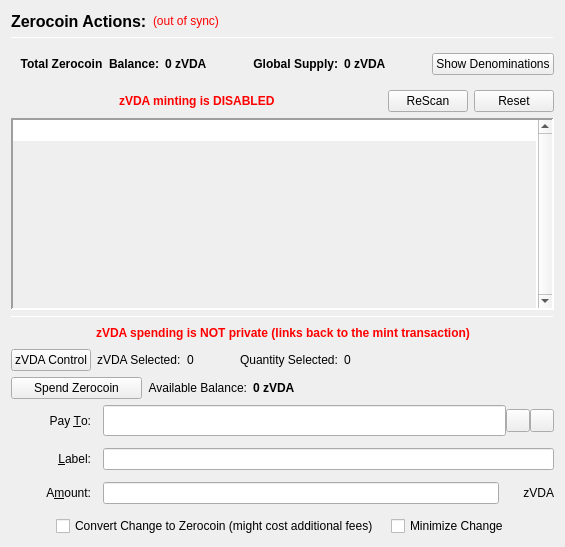
                  <widget class="QFrame" name="verticalFrameLeft">
                   <layout class="QVBoxLayout" name="verticalLayout_2">
                    <item>
                     <layout class="QVBoxLayout" name="verticalLayout_3">
                      <item>
                       <layout class="QHBoxLayout" name="horizontalLayout_3">
                        <item>
                         <widget class="QLabel" name="labelzVDAActions">
                          <property name="font">
                           <font>
                            <pointsize>12</pointsize>
                            <weight>75</weight>
                            <bold>true</bold>
                           </font>
                          </property>
                          <property name="text">
                           <string>Zerocoin Actions:</string>
                          </property>
                          <property name="alignment">
                           <set>Qt::AlignLeading|Qt::AlignLeft|Qt::AlignVCenter</set>
                          </property>
                         </widget>
                        </item>
                        <item>
                         <widget class="QLabel" name="labelzVDASyncStatus">
                          <property name="toolTip">
                           <string>The displayed information may be out of date. Your wallet automatically synchronizes with the VIDA network after a connection is established, but this process has not completed yet.</string>
                          </property>
                          <property name="styleSheet">
                           <string notr="true">QLabel { color: red; }</string>
                          </property>
                          <property name="text">
                           <string notr="true">(out of sync)</string>
                          </property>
                          <property name="alignment">
                           <set>Qt::AlignLeading|Qt::AlignLeft|Qt::AlignVCenter</set>
                          </property>
                         </widget>
                        </item>
                        <item>
                         <spacer name="horizontalSpacer">
                          <property name="orientation">
                           <enum>Qt::Horizontal</enum>
                          </property>
                          <property name="sizeHint" stdset="0">
                           <size>
                            <width>40</width>
                            <height>20</height>
                           </size>
                          </property>
                         </spacer>
                        </item>
                       </layout>
                      </item>
                      <item>
                       <widget class="Line" name="lineUpperLeft">
                        <property name="minimumSize">
                         <size>
                          <width>0</width>
                          <height>1</height>
                         </size>
                        </property>
                        <property name="maximumSize">
                         <size>
                          <width>16777215</width>
                          <height>1</height>
                         </size>
                        </property>
                        <property name="frameShadow">
                         <enum>QFrame::Sunken</enum>
                        </property>
                        <property name="orientation">
                         <enum>Qt::Horizontal</enum>
                        </property>
                       </widget>
                      </item>
                      <item>
                       <widget class="QFrame" name="balanceSupplyFrame">
                        <layout class="QHBoxLayout" name="horizontalLayout_2" stretch="0,0,0,1,0">
                         <property name="rightMargin">
                          <number>0</number>
                         </property>
                         <item>
                          <layout class="QHBoxLayout" name="horizontalLayout_34">
                           <item>
                            <widget class="QLabel" name="labelzAvailableText_3">
                             <property name="font">
                              <font>
                               <weight>75</weight>
                               <bold>true</bold>
                              </font>
                             </property>
                             <property name="toolTip">
                              <string>Total Balance including unconfirmed and immature zVDA</string>
                             </property>
                             <property name="text">
                              <string>Total Zerocoin  Balance:</string>
                             </property>
                             <property name="alignment">
                              <set>Qt::AlignRight|Qt::AlignTrailing|Qt::AlignVCenter</set>
                             </property>
                            </widget>
                           </item>
                           <item>
                            <widget class="QLabel" name="labelzAvailableAmount_4">
                             <property name="minimumSize">
                              <size>
                               <width>40</width>
                               <height>0</height>
                              </size>
                             </property>
                             <property name="font">
                              <font>
                               <weight>75</weight>
                               <bold>true</bold>
                              </font>
                             </property>
                             <property name="toolTip">
                              <string>Total Balance including unconfirmed and immature zVDA</string>
                             </property>
                             <property name="text">
                              <string>0 zVDA</string>
                             </property>
                             <property name="alignment">
                              <set>Qt::AlignLeading|Qt::AlignLeft|Qt::AlignVCenter</set>
                             </property>
                            </widget>
                           </item>
                          </layout>
                         </item>
                         <item>
                          <spacer name="horizontalSpacer_32">
                           <property name="orientation">
                            <enum>Qt::Horizontal</enum>
                           </property>
                           <property name="sizeHint" stdset="0">
                            <size>
                             <width>40</width>
                             <height>20</height>
                            </size>
                           </property>
                          </spacer>
                         </item>
                         <item>
                          <layout class="QHBoxLayout" name="horizontalLayout_35">
                           <item>
                            <widget class="QLabel" name="labelZsupplyText_2">
                             <property name="font">
                              <font>
                               <weight>75</weight>
                               <bold>true</bold>
                              </font>
                             </property>
                             <property name="text">
                              <string>Global Supply:</string>
                             </property>
                             <property name="alignment">
                              <set>Qt::AlignRight|Qt::AlignTrailing|Qt::AlignVCenter</set>
                             </property>
                            </widget>
                           </item>
                           <item>
                            <widget class="QLabel" name="labelZsupplyAmount_2">
                             <property name="font">
                              <font>
                               <weight>75</weight>
                               <bold>true</bold>
                              </font>
                             </property>
                             <property name="text">
                              <string>0 zVDA</string>
                             </property>
                            </widget>
                           </item>
                          </layout>
                         </item>
                         <item>
                          <spacer name="horizontalSpacer_31">
                           <property name="orientation">
                            <enum>Qt::Horizontal</enum>
                           </property>
                           <property name="sizeHint" stdset="0">
                            <size>
                             <width>40</width>
                             <height>20</height>
                            </size>
                           </property>
                          </spacer>
                         </item>
                         <item>
                          <widget class="QPushButton" name="pushButtonShowDenoms">
                           <property name="toolTip">
                            <string>Show zVDA denominations list</string>
                           </property>
                           <property name="text">
                            <string>Show Denominations</string>
                           </property>
                          </widget>
                         </item>
                        </layout>
                       </widget>
                      </item>
                      <item>
                       <layout class="QHBoxLayout" name="horizontalLayout_4">
                        <item>
                         <spacer name="horizontalSpacer_2">
                          <property name="orientation">
                           <enum>Qt::Horizontal</enum>
                          </property>
                          <property name="sizeHint" stdset="0">
                           <size>
                            <width>40</width>
                            <height>20</height>
                           </size>
                          </property>
                         </spacer>
                        </item>
                        <item>
                         <widget class="QLabel" name="label">
                          <property name="styleSheet">
                           <string notr="true">color: red;
font-weight: bold;</string>
                          </property>
                          <property name="text">
                           <string>zVDA minting is DISABLED</string>
                          </property>
                         </widget>
                        </item>
                        <item>
                         <spacer name="horizontalSpacer_3">
                          <property name="orientation">
                           <enum>Qt::Horizontal</enum>
                          </property>
                          <property name="sizeHint" stdset="0">
                           <size>
                            <width>40</width>
                            <height>20</height>
                           </size>
                          </property>
                         </spacer>
                        </item>
                        <item>
                         <widget class="QPushButton" name="pushButtonMintReset">
                          <property name="maximumSize">
                           <size>
                            <width>80</width>
                            <height>16777215</height>
                           </size>
                          </property>
                          <property name="toolTip">
                           <string>Rescan the complete blockchain for  Zerocoin mints and their meta-data.</string>
                          </property>
                          <property name="text">
                           <string>ReScan</string>
                          </property>
                         </widget>
                        </item>
                        <item>
                         <widget class="QPushButton" name="pushButtonSpentReset">
                          <property name="maximumSize">
                           <size>
                            <width>80</width>
                            <height>16777215</height>
                           </size>
                          </property>
                          <property name="toolTip">
                           <string>Reset Zerocoin Wallet DB. Deletes transactions that did not make it into the blockchain.</string>
                          </property>
                          <property name="text">
                           <string>Reset</string>
                          </property>
                         </widget>
                        </item>
                       </layout>
                      </item>
                      <item>
                       <widget class="QPlainTextEdit" name="TEMintStatus">
                        <property name="font">
                         <font>
                          <pointsize>8</pointsize>
                         </font>
                        </property>
                        <property name="toolTip">
                         <string>Status and/or Mesages from the last Mint Action.</string>
                        </property>
                        <property name="frameShape">
                         <enum>QFrame::Panel</enum>
                        </property>
                        <property name="frameShadow">
                         <enum>QFrame::Sunken</enum>
                        </property>
                        <property name="lineWidth">
                         <number>2</number>
                        </property>
                        <property name="midLineWidth">
                         <number>2</number>
                        </property>
                        <property name="verticalScrollBarPolicy">
                         <enum>Qt::ScrollBarAlwaysOn</enum>
                        </property>
                        <property name="horizontalScrollBarPolicy">
                         <enum>Qt::ScrollBarAlwaysOff</enum>
                        </property>
                        <property name="readOnly">
                         <bool>true</bool>
                        </property>
                        <property name="plainText">
                         <string notr="true"/>
                        </property>
                        <property name="backgroundVisible">
                         <bool>true</bool>
                        </property>
                       </widget>
                      </item>
                      <item>
                       <widget class="Line" name="line">
                        <property name="minimumSize">
                         <size>
                          <width>0</width>
                          <height>1</height>
                         </size>
                        </property>
                        <property name="maximumSize">
                         <size>
                          <width>16777215</width>
                          <height>1</height>
                         </size>
                        </property>
                        <property name="orientation">
                         <enum>Qt::Horizontal</enum>
                        </property>
                       </widget>
                      </item>
                      <item>
                       <layout class="QHBoxLayout" name="horizontalLayout_7">
                        <item>
                         <spacer name="horizontalSpacer_18">
                          <property name="orientation">
                           <enum>Qt::Horizontal</enum>
                          </property>
                          <property name="sizeHint" stdset="0">
                           <size>
                            <width>40</width>
                            <height>20</height>
                           </size>
                          </property>
                         </spacer>
                        </item>
                        <item>
                         <widget class="QLabel" name="label_2">
                          <property name="styleSheet">
                           <string notr="true">color: red;
font-weight: bold;</string>
                          </property>
                          <property name="text">
                           <string>zVDA spending is NOT private (links back to the mint transaction)</string>
                          </property>
                         </widget>
                        </item>
                        <item>
                         <spacer name="horizontalSpacer_30">
                          <property name="orientation">
                           <enum>Qt::Horizontal</enum>
                          </property>
                          <property name="sizeHint" stdset="0">
                           <size>
                            <width>40</width>
                            <height>20</height>
                           </size>
                          </property>
                         </spacer>
                        </item>
                       </layout>
                      </item>
                      <item>
                       <layout class="QHBoxLayout" name="horizontalLayout_24">
                        <property name="leftMargin">
                         <number>0</number>
                        </property>
                        <property name="bottomMargin">
                         <number>0</number>
                        </property>
                        <item>
                         <widget class="QPushButton" name="pushButtonZVdaControl">
                          <property name="text">
                           <string>zVDA Control</string>
                          </property>
                         </widget>
                        </item>
                        <item>
                         <widget class="QLabel" name="labelzVdaSelected">
                          <property name="text">
                           <string>zVDA Selected:</string>
                          </property>
                         </widget>
                        </item>
                        <item>
                         <widget class="QLabel" name="labelzVdaSelected_int">
                          <property name="text">
                           <string>0</string>
                          </property>
                         </widget>
                        </item>
                        <item>
                         <spacer name="horizontalSpacer_17">
                          <property name="orientation">
                           <enum>Qt::Horizontal</enum>
                          </property>
                          <property name="sizeType">
                           <enum>QSizePolicy::Fixed</enum>
                          </property>
                          <property name="sizeHint" stdset="0">
                           <size>
                            <width>40</width>
                            <height>20</height>
                           </size>
                          </property>
                         </spacer>
                        </item>
                        <item>
                         <widget class="QLabel" name="labelQuantitySelected">
                          <property name="text">
                           <string>Quantity Selected:</string>
                          </property>
                         </widget>
                        </item>
                        <item>
                         <widget class="QLabel" name="labelQuantitySelected_int">
                          <property name="text">
                           <string>0</string>
                          </property>
                         </widget>
                        </item>
                        <item>
                         <spacer name="horizontalSpacer_19">
                          <property name="orientation">
                           <enum>Qt::Horizontal</enum>
                          </property>
                          <property name="sizeHint" stdset="0">
                           <size>
                            <width>40</width>
                            <height>20</height>
                           </size>
                          </property>
                         </spacer>
                        </item>
                       </layout>
                      </item>
                      <item>
                       <layout class="QHBoxLayout" name="horizontalLayout_6">
                        <item>
                         <widget class="QPushButton" name="pushButtonSpendzVDA">
                          <property name="minimumSize">
                           <size>
                            <width>131</width>
                            <height>0</height>
                           </size>
                          </property>
                          <property name="toolTip">
                           <string>Spend Zerocoin. Without 'Pay To:' address creates payments to yourself.</string>
                          </property>
                          <property name="text">
                           <string>Spend Zerocoin</string>
                          </property>
                         </widget>
                        </item>
                        <item>
                         <widget class="QLabel" name="labelzVDABalanceText">
                          <property name="toolTip">
                           <string>Available (mature and spendable) zVDA for spending</string>
                          </property>
                          <property name="text">
                           <string>Available Balance:</string>
                          </property>
                          <property name="alignment">
                           <set>Qt::AlignRight|Qt::AlignTrailing|Qt::AlignVCenter</set>
                          </property>
                         </widget>
                        </item>
                        <item>
                         <widget class="QLabel" name="labelzAvailableAmount_2">
                          <property name="font">
                           <font>
                            <weight>75</weight>
                            <bold>true</bold>
                           </font>
                          </property>
                          <property name="toolTip">
                           <string>Available (mature and spendable) zVDA for spending

zVDA are mature when they have more than 20 confirmations AND more than 2 mints of the same denomination after them were minted</string>
                          </property>
                          <property name="text">
                           <string>0 zVDA</string>
                          </property>
                          <property name="alignment">
                           <set>Qt::AlignLeading|Qt::AlignLeft|Qt::AlignVCenter</set>
                          </property>
                         </widget>
                        </item>
                        <item>
                         <spacer name="horizontalSpacer_4">
                          <property name="orientation">
                           <enum>Qt::Horizontal</enum>
                          </property>
                          <property name="sizeHint" stdset="0">
                           <size>
                            <width>40</width>
                            <height>20</height>
                           </size>
                          </property>
                         </spacer>
                        </item>
                       </layout>
                      </item>
                      <item>
                       <layout class="QGridLayout" name="gridLayout_7">
                        <property name="spacing">
                         <number>12</number>
                        </property>
                        <item row="0" column="0">
                         <widget class="QLabel" name="payToLabel">
                          <property name="minimumSize">
                           <size>
                            <width>80</width>
                            <height>0</height>
                           </size>
                          </property>
                          <property name="text">
                           <string>Pay &amp;To:</string>
                          </property>
                          <property name="alignment">
                           <set>Qt::AlignRight|Qt::AlignTrailing|Qt::AlignVCenter</set>
                          </property>
                          <property name="buddy">
                           <cstring>payTo</cstring>
                          </property>
                         </widget>
                        </item>
                        <item row="0" column="1">
                         <layout class="QHBoxLayout" name="payToLayout">
                          <property name="spacing">
                           <number>0</number>
                          </property>
                          <item>
                           <widget class="QValidatedLineEdit" name="payTo">
                            <property name="enabled">
                             <bool>true</bool>
                            </property>
                            <property name="minimumSize">
                             <size>
                              <width>0</width>
                              <height>31</height>
                             </size>
                            </property>
                            <property name="toolTip">
                             <string>The VIDA address to send the payment to. Creates local payment to yourself when empty.</string>
                            </property>
                           </widget>
                          </item>
                          <item>
                           <widget class="QToolButton" name="addressBookButton">
                            <property name="toolTip">
                             <string>Choose previously used address</string>
                            </property>
                            <property name="text">
                             <string/>
                            </property>
                            <property name="icon">
                             <iconset resource="../vida.qrc">
                              <normaloff>:/icons/address-book</normaloff>:/icons/address-book</iconset>
                            </property>
                            <property name="shortcut">
                             <string>Alt+A</string>
                            </property>
                           </widget>
                          </item>
                          <item>
                           <widget class="QToolButton" name="pasteButton">
                            <property name="toolTip">
                             <string>Paste address from clipboard</string>
                            </property>
                            <property name="text">
                             <string/>
                            </property>
                            <property name="icon">
                             <iconset resource="../vida.qrc">
                              <normaloff>:/icons/editpaste</normaloff>:/icons/editpaste</iconset>
                            </property>
                            <property name="shortcut">
                             <string>Alt+P</string>
                            </property>
                           </widget>
                          </item>
                         </layout>
                        </item>
                        <item row="1" column="0">
                         <widget class="QLabel" name="labelLabel">
                          <property name="minimumSize">
                           <size>
                            <width>80</width>
                            <height>0</height>
                           </size>
                          </property>
                          <property name="text">
                           <string>&amp;Label:</string>
                          </property>
                          <property name="alignment">
                           <set>Qt::AlignRight|Qt::AlignTrailing|Qt::AlignVCenter</set>
                          </property>
                          <property name="buddy">
                           <cstring>addAsLabel</cstring>
                          </property>
                         </widget>
                        </item>
                        <item row="1" column="1">
                         <widget class="QLineEdit" name="addAsLabel">
                          <property name="toolTip">
                           <string>Enter a label for this address to add it to the list of used addresses</string>
                          </property>
                         </widget>
                        </item>
                        <item row="2" column="0">
                         <widget class="QLabel" name="amountLabel">
                          <property name="minimumSize">
                           <size>
                            <width>80</width>
                            <height>0</height>
                           </size>
                          </property>
                          <property name="text">
                           <string>A&amp;mount:</string>
                          </property>
                          <property name="alignment">
                           <set>Qt::AlignRight|Qt::AlignTrailing|Qt::AlignVCenter</set>
                          </property>
                          <property name="buddy">
                           <cstring>zVDApayAmount</cstring>
                          </property>
                         </widget>
                        </item>
                        <item row="2" column="1">
                         <layout class="QHBoxLayout" name="horizontalLayout_9">
                          <property name="spacing">
                           <number>0</number>
                          </property>
                          <item>
                           <widget class="QLineEdit" name="zVDApayAmount"/>
                          </item>
                          <item>
                           <widget class="QLabel" name="labelzVDA">
                            <property name="minimumSize">
                             <size>
                              <width>55</width>
                              <height>0</height>
                             </size>
                            </property>
                            <property name="text">
                             <string>zVDA</string>
                            </property>
                            <property name="alignment">
                             <set>Qt::AlignRight|Qt::AlignTrailing|Qt::AlignVCenter</set>
                            </property>
                           </widget>
                          </item>
                         </layout>
                        </item>
                        <item row="3" column="0" colspan="2">
                         <layout class="QHBoxLayout" name="horizontalLayout_10">
                          <item>
                           <spacer name="horizontalSpacer_5">
                            <property name="orientation">
                             <enum>Qt::Horizontal</enum>
                            </property>
                            <property name="sizeHint" stdset="0">
                             <size>
                              <width>40</width>
                              <height>20</height>
                             </size>
                            </property>
                           </spacer>
                          </item>
                          <item>
                           <widget class="QCheckBox" name="checkBoxMintChange">
                            <property name="sizePolicy">
                             <sizepolicy hsizetype="MinimumExpanding" vsizetype="Fixed">
                              <horstretch>0</horstretch>
                              <verstretch>0</verstretch>
                             </sizepolicy>
                            </property>
                            <property name="layoutDirection">
                             <enum>Qt::LeftToRight</enum>
                            </property>
                            <property name="text">
                             <string>Convert Change to Zerocoin (might cost additional fees)</string>
                            </property>
                           </widget>
                          </item>
                          <item>
                           <widget class="QCheckBox" name="checkBoxMinimizeChange">
                            <property name="toolTip">
                             <string>If checked, the wallet tries to minimize the returning change instead of minimizing the number of spent denominations.</string>
                            </property>
                            <property name="text">
                             <string>Minimize Change</string>
                            </property>
                           </widget>
                          </item>
                          <item>
                           <spacer name="horizontalSpacer_6">
                            <property name="orientation">
                             <enum>Qt::Horizontal</enum>
                            </property>
                            <property name="sizeHint" stdset="0">
                             <size>
                              <width>40</width>
                              <height>20</height>
                             </size>
                            </property>
                           </spacer>
                          </item>
                         </layout>
                        </item>
                       </layout>
                      </item>
                     </layout>
                    </item>
                   </layout>
                  </widget>
